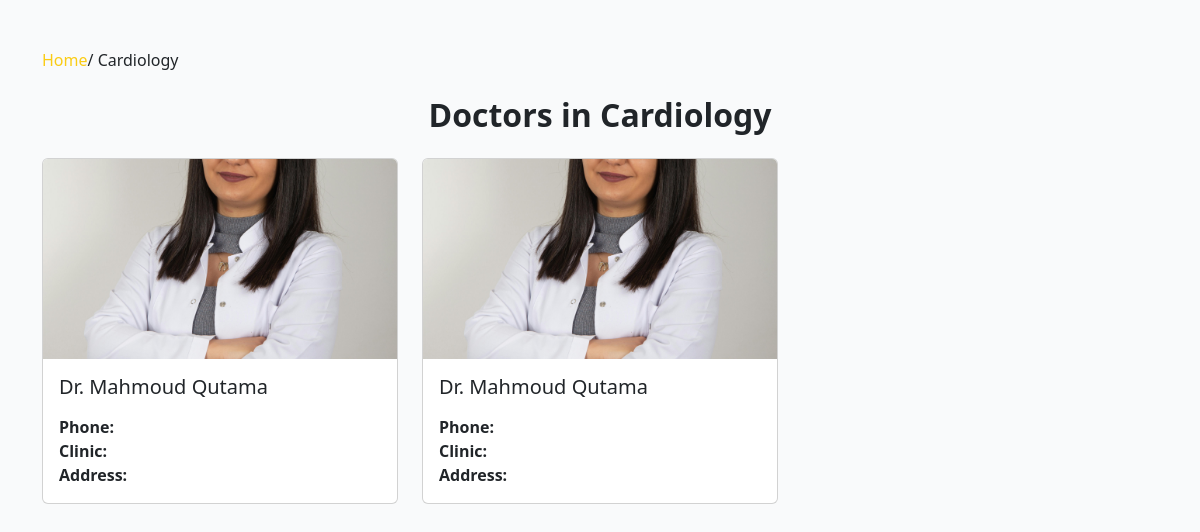
The app's page /doctors_by_speciality/41/ with its own data.
### my_app/models.py (models this page shows, shortened)
class Speciality(models.Model):
    name = models.CharField(max_length=100)
    icon = models.URLField(max_length=300, blank=True, null=True)

class BaseProfile(models.Model):
    first_name = models.CharField(max_length=45, null=True, blank=True)
    last_name = models.CharField(max_length=45, null=True, blank=True)
    phone = models.CharField(max_length=20)
    birth_date = models.DateField(blank=True, null=True)
    gender = models.CharField(
        max_length=10,
        choices=[("M", "Male"), ("F", "Female")],
        blank=True
    )
    identity = models.FileField(upload_to='identities/', blank=True, null=True)
    class Meta:
        abstract = True  # ⚠️ هذا يخليه مجرد كلاس أساسي فقط

class DoctorProfile(BaseProfile):
    bio=models.TextField(blank=True)
    email=models.CharField(null=True)
    password=models.BinaryField(max_length=20,null=True)
    phone=models.CharField(max_length=20)
    clinic_name=models.CharField(max_length=120,blank=True)
    address=models.CharField(max_length=200,blank=True)
    photo = models.ImageField(upload_to='doctors/', blank=True, null=True)
    speciality = models.ForeignKey(Speciality, on_delete=models.SET_NULL, null=True, related_name='specialities')

### my_app/views.py (the view)
# urls.py: path('doctors_by_speciality/<int:speciality_id>/', views.doctors_by_speciality ,name='doctors_by_speciality'),
def doctors_by_speciality(request,speciality_id):
     speciality=get_object_or_404(Speciality,id=speciality_id)
     doctors = DoctorProfile.objects.filter(speciality_id=speciality.id)
     return render(request, 'doctors_by_speciality.html', {
        'speciality': speciality,
        'doctors': doctors
    })

### my_app/templates/doctors_by_speciality.html (shortened to what this page needs)
{% load static %}
<!DOCTYPE html>
<html lang="en">
<head>
  <link href="https://cdn.jsdelivr.net/npm/bootstrap@5.3.3/dist/css/bootstrap.min.css" rel="stylesheet">
</head>
<body>
<div class="container py-5">
  <nav class="breadcrumb mb-4">
    <a href="{% url 'index' %}">Home</a> / {{ speciality.name }}
  </nav>
  <h2 class="fw-bold mb-4 text-center">Doctors in {{ speciality.name }}</h2>
  <div class="row">
    {% for doctor in doctors %}
      <div class="col-md-4 mb-4">
        <div class="card">
          {% if doctor.photo %}
            <img src="{{ doctor.photo.url }}" class="card-img-top" alt="{{ doctor.first_name }}">
          {% else %}
            <img src="{% static 'images/Ali.webp' %}" class="card-img-top" alt="{{ doctor.first_name }}">
          {% endif %}
          <div class="card-body">
            <h5 class="card-title">Dr. {{ doctor.first_name }} {{ doctor.last_name }}</h5>
            <p class="mb-0"><strong>Phone:</strong> {{ doctor.phone }}</p>
            <p class="mb-0"><strong>Clinic:</strong> {{ doctor.clinic_name }}</p>
            <p class="mb-0"><strong>Address:</strong> {{ doctor.address }}</p>
          </div>
        </div>
      </div>
    {% empty %}
      <p class="text-center">No doctors found in this speciality.</p>
    {% endfor %}
  </div>
</div>
</body>
</html>

### my_app/templates/doctors_by_speciality.html (style rules this page uses)
body { background-color: #f9fafb; }
.card-img-top { height: 200px; object-fit: cover; }
.card { transition: 0.3s; }
.breadcrumb a { text-decoration: none; color: #facc15; }

### records on screen
Speciality: name "Cardiology"
DoctorProfile: photo (picture), first_name "Mahmoud", last_name "Qutama"
DoctorProfile: photo (picture), first_name "Mahmoud", last_name "Qutama"
